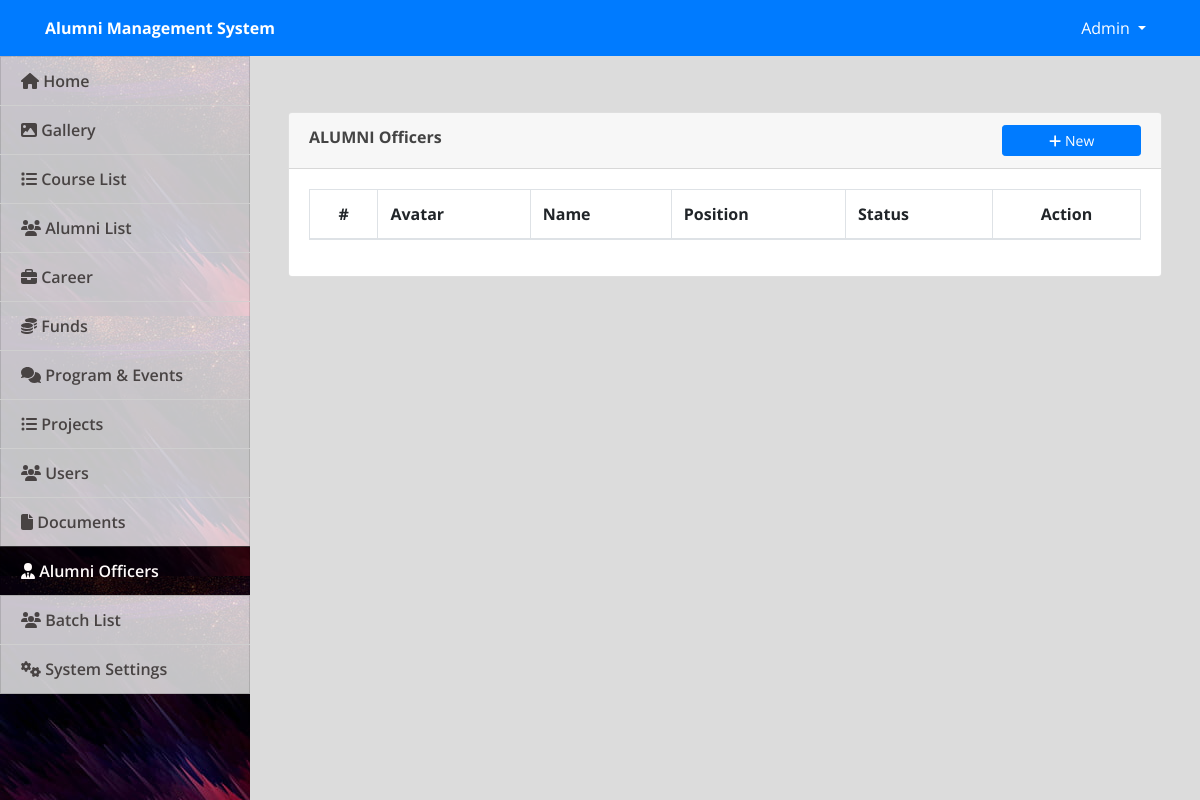
The page /admin/index.php?page=alumni_officers (signed in) on the database as committed earlier.
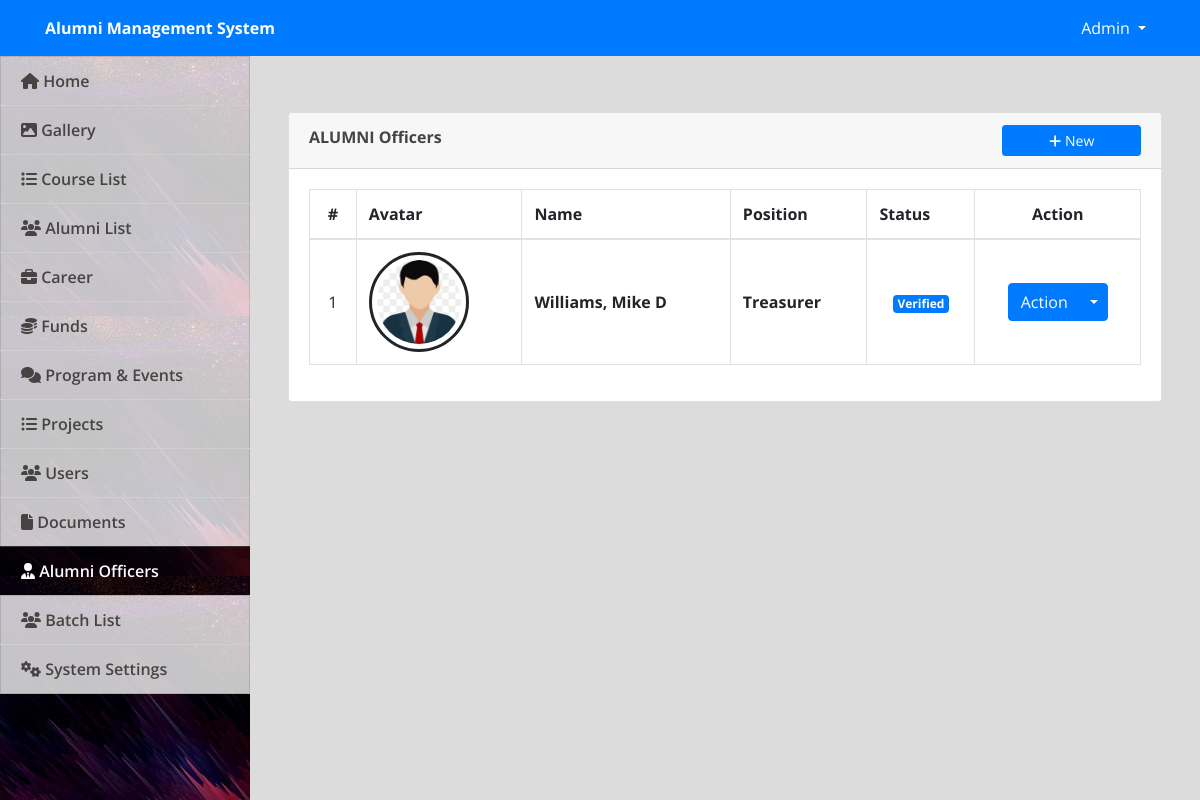
The same page on the database as committed later.
### tables this page shows
CREATE TABLE `officers` (
  `id` int(10) NOT NULL,
  `alumnus_bio_id` int(10) NOT NULL,
  `position` varchar(200) NOT NULL
);

CREATE TABLE `alumnus_bio` (
  `id` int(30) NOT NULL,
  `firstname` varchar(200) NOT NULL,
  `middlename` varchar(200) NOT NULL,
  `lastname` varchar(200) NOT NULL,
  `gender` varchar(10) NOT NULL,
  `batch` year(4) NOT NULL,
  `course_id` int(30) NOT NULL,
  `email` varchar(250) NOT NULL,
  `connected_to` text NOT NULL,
  `avatar` text NOT NULL,
  `status` tinyint(1) NOT NULL DEFAULT 0 COMMENT '0= Unverified, 1= Verified',
  `date_created` date NOT NULL DEFAULT current_timestamp()
);

### admin/alumni_officers.php (the view, shortened to what this page needs)
<?php include('db_connect.php');?>
<div class="container-fluid">
	<div class="col-lg-12">
		<div class="row">
			<div class="col-md-12">
				<div class="card">
					<div class="card-header">
						<b>ALUMNI Officers</b>
						<span class="">
							<button class="btn btn-primary btn-block btn-sm col-sm-2 float-right" type="button" id="new_officer">
					        <i class="fa fa-plus"></i> New
                            </button>
				        </span>
					</div>
					<div class="card-body">
						<table class="table table-condensed table-bordered table-hover">
							<thead>
								<tr>
									<th class="text-center">#</th>
									<th class="">Avatar</th>
									<th class="">Name</th>
									<th class="">Position</th>
									<th class="">Status</th>
									<th class="text-center">Action</th>
								</tr>
							</thead>
							<tbody>
								<?php
								$i = 1;
								$alumni = $conn->query("SELECT o.position,o.id as officer_id, a.* ,Concat(a.lastname,', ',a.firstname,' ',a.middlename) as name from officers o inner join alumnus_bio a on o.alumnus_bio_id = a.id order by Concat(a.lastname,', ',a.firstname,' ',a.middlename) asc");
								while($row=$alumni->fetch_assoc()):
								?>
								<tr>
									<td class="text-center"><?php echo $i++ ?></td>
									<td class="text-center">
										<div class="avatar">
										 <img src="assets/uploads/<?php echo $row['avatar'] ?>" class="" alt="">
										</div>
									</td>
									<td class="">
										 <p> <b><?php echo ucwords($row['name']) ?></b></p>
									</td>
									<td class="">
										 <p> <b><?php echo $row['position'] ?></b></p>
									</td>
									<td class="text-center">
										<?php if($row['status'] == 1): ?>
											<span class="badge badge-primary">Verified</span>
										<?php else: ?>
											<span class="badge badge-secondary">Not Verified</span>
										<?php endif; ?>
									</td>
									<td class="text-center">
										<center>
											<div class="btn-group">
											<button type="button" class="btn btn-primary">Action</button>
											<button type="button" class="btn btn-primary dropdown-toggle dropdown-toggle-split" data-toggle="dropdown" aria-haspopup="true" aria-expanded="false">
											</button>
											</div>
										</center>
									</td>
								</tr>
								<?php endwhile; ?>
							</tbody>
						</table>
					</div>
				</div>
			</div>
		</div>
	</div>
</div>

### admin/index.php (shortened to what this page needs)
<!DOCTYPE html>
<html lang="en">
<head>
  <?php
  include('./header.php');
  ?>
</head>
<body>
  <?php include 'topbar.php' ?>
  <?php include 'navbar.php' ?>
  <main id="view-panel">
    <?php $page = isset($_GET['page']) ? $_GET['page'] : 'home'; ?>
    <?php include $page . '.php' ?>
  </main>
</body>
</html>

### admin/header.php (shortened to what this page needs)
<link rel="stylesheet" href="assets/font-awesome/css/all.min.css">
<link href="assets/vendor/bootstrap/css/bootstrap.min.css" rel="stylesheet">
<link href="assets/vendor/icofont/icofont.min.css" rel="stylesheet">
<link href="assets/vendor/boxicons/css/boxicons.min.css" rel="stylesheet">
<link href="assets/vendor/venobox/venobox.css" rel="stylesheet">
<link href="assets/vendor/animate.css/animate.min.css" rel="stylesheet">
<link href="assets/vendor/remixicon/remixicon.css" rel="stylesheet">
<link href="assets/vendor/owl.carousel/assets/owl.carousel.min.css" rel="stylesheet">
<link href="assets/vendor/bootstrap-datepicker/css/bootstrap-datepicker.min.css" rel="stylesheet">
<link href="assets/vendor/DataTables/datatables.min.css" rel="stylesheet">
<link href="assets/css/jquery.datetimepicker.min.css" rel="stylesheet">
<link href="assets/css/select2.min.css" rel="stylesheet">
<link href="assets/css/style.css" rel="stylesheet">
<link type="text/css" rel="stylesheet" href="assets/css/jquery-te-1.4.0.css">

### admin/topbar.php (shortened to what this page needs)
<nav class="navbar navbar-light fixed-top bg-primary" style="padding:0;min-height: 3.5rem">
  <div class="container-fluid mt-2 mb-2">
  	<div class="col-lg-12">
      <div class="col-md-4 float-left text-white">
        <large><b><?php echo isset($_SESSION['system']['name']) ? $_SESSION['system']['name'] : '' ?></b></large>
      </div>
	  	<div class="float-right">
        <div class=" dropdown mr-4">
            <a href="#" class="text-white dropdown-toggle"  id="account_settings" data-toggle="dropdown" aria-haspopup="true" aria-expanded="false"><?php echo $_SESSION['login_name'] ?> </a>
        </div>
      </div>
  </div>
</nav>

### admin/navbar.php (shortened to what this page needs)
<nav id="sidebar" class='mx-lt-5 bg-dark'>
	<div class="sidebar-list">
		<a href="index.php?page=home" class="nav-item nav-home"><span class='icon-field'><i class="fa fa-home"></i></span> Home</a>
		<a href="index.php?page=gallery" class="nav-item nav-gallery"><span class='icon-field'><i class="fa fa-image"></i></span> Gallery </a>
		<a href="index.php?page=courses" class="nav-item nav-courses"><span class='icon-field'><i class="fa fa-list"></i></span> Course List</a>
		<a href="index.php?page=alumni" class="nav-item nav-alumni"><span class='icon-field'><i class="fa fa-users"></i></span> Alumni List</a>
		<a href="index.php?page=jobs" class="nav-item nav-jobs"><span class='icon-field'><i class="fa fa-briefcase"></i></span> Career</a>
		<a href="index.php?page=funds" class="nav-item nav-funds"><span class='icon-field'><i class="fa fa-coins"></i></span> Funds </a>
		<a href="index.php?page=forums" class="nav-item nav-forums"><span class='icon-field'><i class="fa fa-comments"></i></span> Program & Events </a>
		<?php if ($_SESSION['login_type'] == 1) : ?>
			<a href="index.php?page=projects" class="nav-item nav-projects"><span class='icon-field'><i class="fa fa-list-ul"></i></span> Projects</a>
			<a href="index.php?page=users" class="nav-item nav-users"><span class='icon-field'><i class="fa fa-users"></i></span> Users</a>
			<a href="index.php?page=documents" class="nav-item nav-documents"><span class='icon-field'><i class="fa fa-file"></i></span> Documents</a>
			<a href="index.php?page=alumni_officers" class="nav-item nav-alumni_officers"><span class='icon-field'><i class="fa fa-user-tie"></i></span> Alumni Officers</a>
			<a href="index.php?page=batch_list" class="nav-item nav-batch_list"><span class='icon-field'><i class="fa fa-users"></i></span> Batch List </a>
			<a href="index.php?page=site_settings" class="nav-item nav-site_settings"><span class='icon-field'><i class="fa fa-cogs"></i></span> System Settings</a>
		<?php endif; ?>
	</div>
</nav>

### admin/assets/css/style.css (style rules this page uses)
body { font-family: "Open Sans", sans-serif; color: #444444; width: 100%; height: calc(100%); }
a { color: #1977cc; }
nav#sidebar { height: calc(100%); position: fixed; z-index: 99; left: 0; width: 250px; background: url(../uploads/art-cover.jpg); background-repeat: no-repeat; background-size: cover; }
a.nav-item { position: relative; display: block; padding: .75rem 1.25rem; margin-bottom: -1px; border: 1px solid rgba(0,0,0,.125); background-color: #ffffffc4; color: #484343; font-weight: 600; }
a.nav-item:hover, .nav-item.active { background-color: #000000ad; color: #fffafa; }
main#view-panel { margin-left: 250px; width:calc(100% - 250px); margin-top: 3.5rem; padding: .5em }

### admin/index.php (style rules this page uses)
body { background: #80808045; }

### admin/alumni_officers.php (style rules this page uses)
td { vertical-align: middle !important; }
td p { margin: unset }
img { max-width:100px; max-height:150px; }
.avatar { display: flex; border-radius: 100%; width: 100px; height: 100px; align-items: center; justify-content: center; border: 3px solid; padding: 5px; }
.avatar img { max-width: calc(100%); max-height: calc(100%); border-radius: 100%; }

Rows that differ between the two databases and show on the page:
added officers: alumnus_bio.avatar (picture), name "Williams, Mike D", position "Treasurer"
